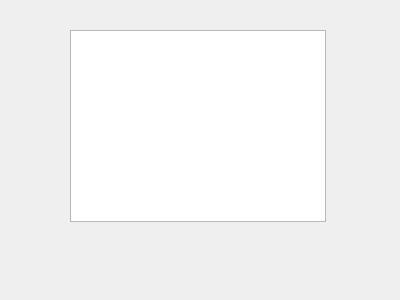
<?xml version="1.0" encoding="UTF-8"?>
<ui version="4.0">
 <class>guiDlg</class>
 <widget class="QWidget" name="guiDlg">
  <property name="geometry">
   <rect>
    <x>0</x>
    <y>0</y>
    <width>400</width>
    <height>300</height>
   </rect>
  </property>
  <property name="windowTitle">
   <string>controller</string>
  </property>
  <widget class="QGraphicsView" name="graphicsView">
   <property name="geometry">
    <rect>
     <x>70</x>
     <y>30</y>
     <width>256</width>
     <height>192</height>
    </rect>
   </property>
  </widget>
 </widget>
 <resources/>
 <connections/>
</ui>
